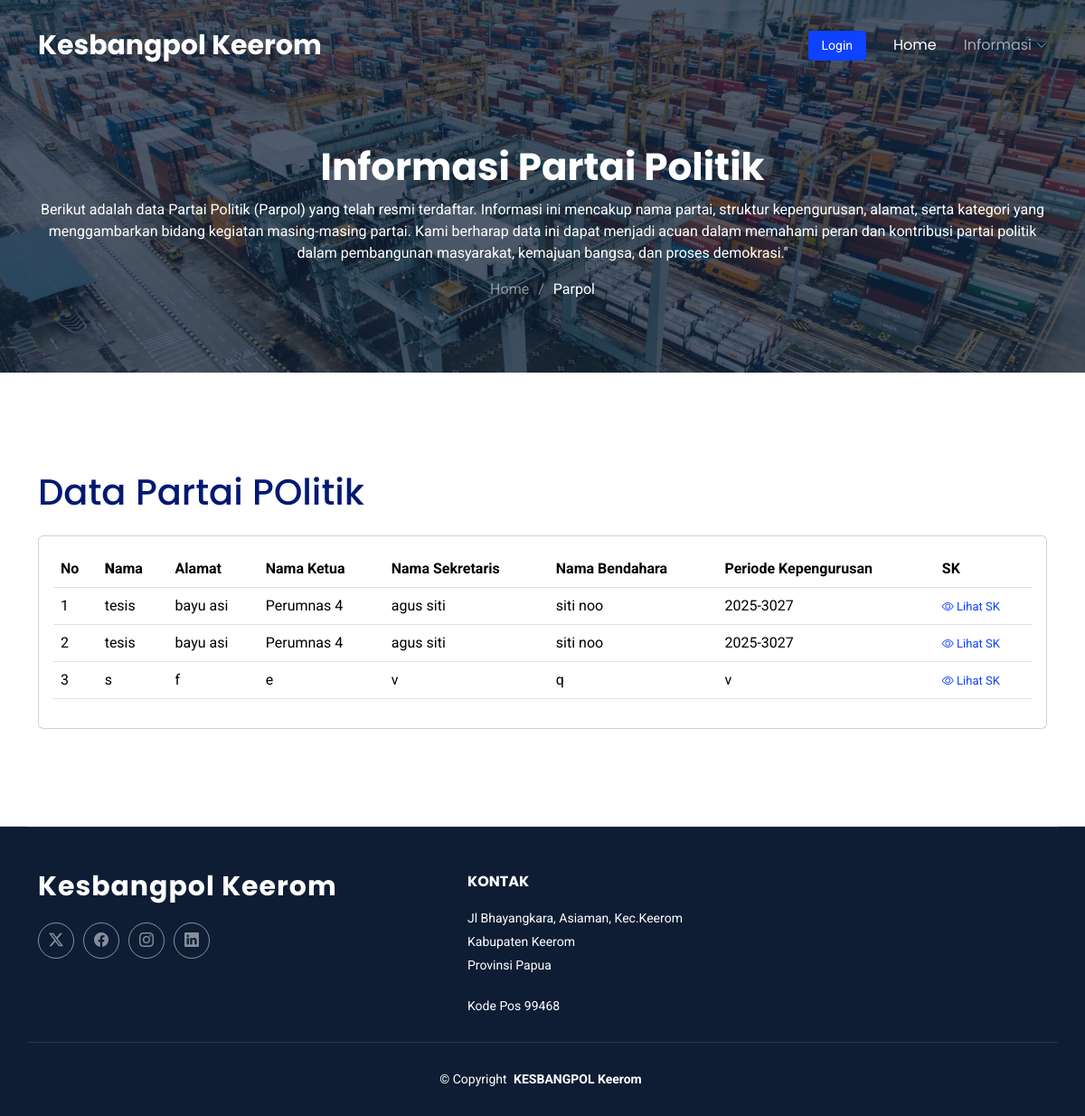
Before: /parpol.php with the older database file.
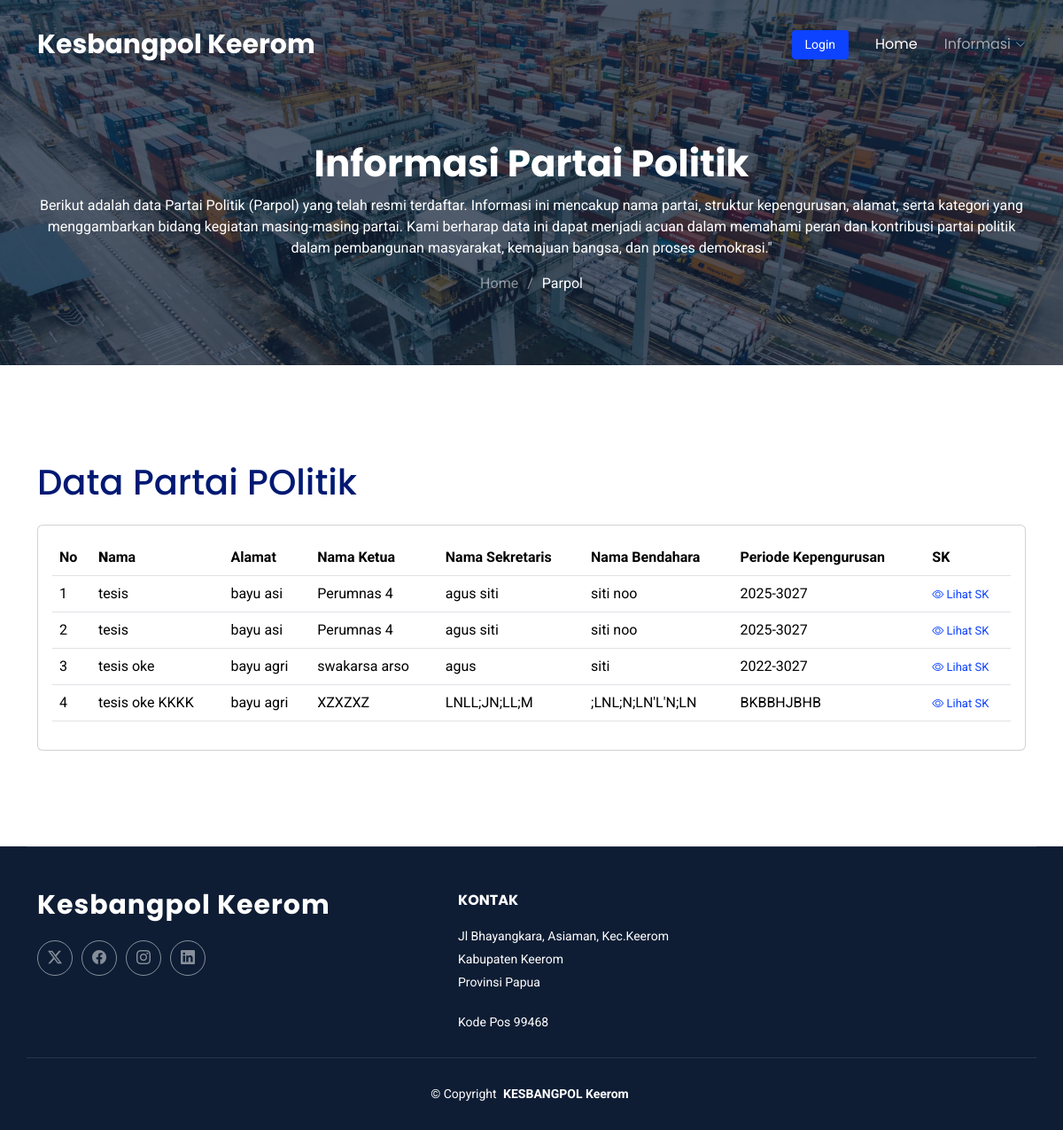
After: the same page with the newer database file.
### tables this page shows
CREATE TABLE `tbl_parpol` (
  `id` int(11) NOT NULL,
  `nm_parpol` varchar(125) NOT NULL,
  `nm_ketua` varchar(125) NOT NULL,
  `nm_sekretaris` varchar(125) NOT NULL,
  `nm_bendahara` varchar(125) NOT NULL,
  `alamat` longtext NOT NULL,
  `periode_kepengurusan` varchar(50) NOT NULL
);

### parpol.php (the view, shortened to what the changed rows need)
<?php
include './koneksi.php';
$query = "SELECT id,nm_parpol, nm_ketua, nm_sekretaris, nm_bendahara, alamat, periode_kepengurusan,sk FROM tbl_parpol";
$stmt = $pdo->prepare($query);
$stmt->execute();
$results = $stmt->fetchAll(PDO::FETCH_ASSOC);
?>
<!DOCTYPE html>
<html lang="en">
<head>
  <link href="assets/vendor/bootstrap/css/bootstrap.min.css" rel="stylesheet">
  <link href="assets/vendor/bootstrap-icons/bootstrap-icons.css" rel="stylesheet">
  <link href="assets/vendor/aos/aos.css" rel="stylesheet">
  <link href="assets/vendor/fontawesome-free/css/all.min.css" rel="stylesheet">
  <link href="assets/vendor/glightbox/css/glightbox.min.css" rel="stylesheet">
  <link href="assets/vendor/swiper/swiper-bundle.min.css" rel="stylesheet">
  <link href="./admin/assets/vendor/simple-datatables/style.css" rel="stylesheet">
  <link href="assets/css/main.css" rel="stylesheet">
</head>
<body class="about-page">
<header id="header" class="header d-flex align-items-center fixed-top">
    <div class="container-fluid container-xl position-relative d-flex align-items-center">
      <a href="#" class="logo d-flex align-items-center me-auto">
        <h1 class="sitename">Kesbangpol Keerom</h1>
      </a>
    </div>
  </header>
  <main class="main">
    <div class="page-title dark-background" data-aos="fade" style="background-image: url(assets/img/page-title-bg.jpg);">
      <div class="container position-relative">
        <h1>Informasi Partai Politik</h1>
      </div>
    </div>
    <section id="about" class="about section my-5">
      <div class="container">
      <h1 class="mb-4">Data Partai POlitik</h1>
        <div class="row gy-4">
          <div class="col-lg-12 position-relative align-self-start order-lg-last order-first" data-aos="fade-up" data-aos-delay="200">
          <div class="card">
            <div class="card-body">
              <table class="table datatable">
                <thead>
                  <tr>
                      <th>No</th>
                    <th>
                      <b>N</b>ama
                    </th>
                    <th>Alamat</th>
                    <th>Nama Ketua</th>
                    <th>Nama Sekretaris</th>
                    <th>Nama Bendahara</th>
                    <th>Periode Kepengurusan</th>
                    <th>SK</th>
                  </tr>
                </thead>
                <tbody>
                <?php if (!empty($results)): ?>
                <?php $no = 1;  ?>
                <?php foreach ($results as $row): ?>
                  <tr>
                  <td><?= $no++ ?></td>
                        <td><?= htmlspecialchars($row['nm_parpol']) ?></td>
                        <td><?= htmlspecialchars($row['nm_ketua']) ?></td>
                        <td><?= htmlspecialchars($row['alamat']) ?></td>
                        <td><?= htmlspecialchars($row['nm_sekretaris']) ?></td>
                        <td><?= htmlspecialchars($row['nm_bendahara']) ?></td>
                        <td><?= htmlspecialchars($row['periode_kepengurusan']) ?></td>
                        <td scope="row">
    <a href="#" data-bs-toggle="modal" data-bs-target="#modalSk-<?php echo $row['id']; ?>" class="text-decoration-none " style="font-size: small;">
        <i class="bi bi-eye"></i> Lihat SK
    </a>
</td>
                  </tr>
                  <?php endforeach; ?>
            <?php else: ?>
                <tr>
                    <td colspan="7">Tidak ada data tersedia.</td>
                </tr>
            <?php endif; ?>
                </tbody>
              </table>
            </div>
          </div>
        </div>
      </div>
    </section>
  </main>
</body>
</html>

Changed rows visible on the page:
removed tbl_parpol: nm_parpol "s", nm_ketua "f", alamat "e", nm_sekretaris "v", nm_bendahara "q", periode_kepengurusan "v"
added tbl_parpol: nm_parpol "tesis oke", nm_ketua "bayu agri", alamat "swakarsa arso", nm_sekretaris "agus", nm_bendahara "siti", periode_kepengurusan "2022-3027"
added tbl_parpol: nm_parpol "tesis oke KKKK", nm_ketua "bayu agri", alamat "XZXZXZ", nm_sekretaris "LNLL;JN;LL;M", nm_bendahara ";LNL;N;LN'L'N;LN", periode_kepengurusan "BKBBHJBHB"
